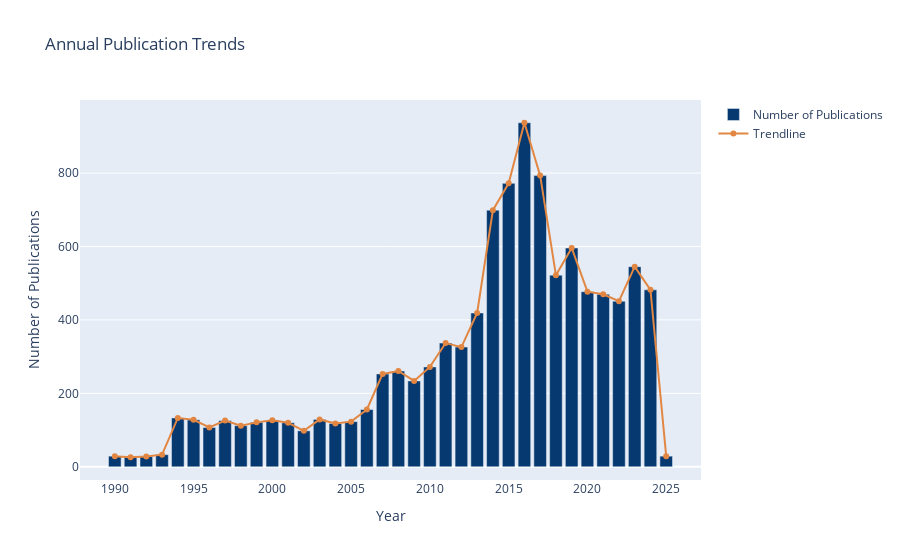

Notebook cell for this chart:
### Code cell
fig1 = go.Figure()

fig1.add_trace(
    go.Bar(x=yearly_pub['Publication Year'], y=yearly_pub['Number of Pubs'], marker_color = '#063970', name='Number of Publications')
    )


fig1.add_trace(
    go.Scatter(x=yearly_pub['Publication Year'], y=yearly_pub['Number of Pubs'],
                         mode='lines+markers', line=dict(color='#e28743'), name='Trendline')
                         )

fig1.update_layout(
    title='Annual Publication Trends',
    xaxis_title='Year',
    yaxis_title='Number of Publications',
)


fig1.show()

### Figure 1 — Plotly figure (JSON) as saved in the notebook; plotly's stock layout.template omitted (floating-point values rounded to 4 significant figures)
{"data": [{"marker": {"color": "#063970"}, "name": "Number of Publications", "type": "bar", "x": [1990, 1991, 1992, 1993, 1994, 1995, 1996, 1997, 1998, 1999, 2000, 2001, 2002, 2003, 2004, 2005, 2006, 2007, 2008, 2009, 2010, 2011, 2012, 2013, 2014, 2015, 2016, 2017, 2018, 2019, 2020, 2021, 2022, 2023, 2024, 2025], "y": [29, 26, 28, 33, 133, 128, 107, 126, 112, 121, 127, 120, 98, 129, 118, 123, 156, 253, 261, 234, 272, 337, 326, 419, 699, 772, 937, 793, 522, 596, 477, 470, 451, 545, 482, 29]}, {"line": {"color": "#e28743"}, "mode": "lines+markers", "name": "Trendline", "type": "scatter", "x": [1990, 1991, 1992, 1993, 1994, 1995, 1996, 1997, 1998, 1999, 2000, 2001, 2002, 2003, 2004, 2005, 2006, 2007, 2008, 2009, 2010, 2011, 2012, 2013, 2014, 2015, 2016, 2017, 2018, 2019, 2020, 2021, 2022, 2023, 2024, 2025], "y": [29, 26, 28, 33, 133, 128, 107, 126, 112, 121, 127, 120, 98, 129, 118, 123, 156, 253, 261, 234, 272, 337, 326, 419, 699, 772, 937, 793, 522, 596, 477, 470, 451, 545, 482, 29]}], "layout": {"title": {"text": "Annual Publication Trends"}, "xaxis": {"title": {"text": "Year"}}, "yaxis": {"title": {"text": "Number of Publications"}}}}
